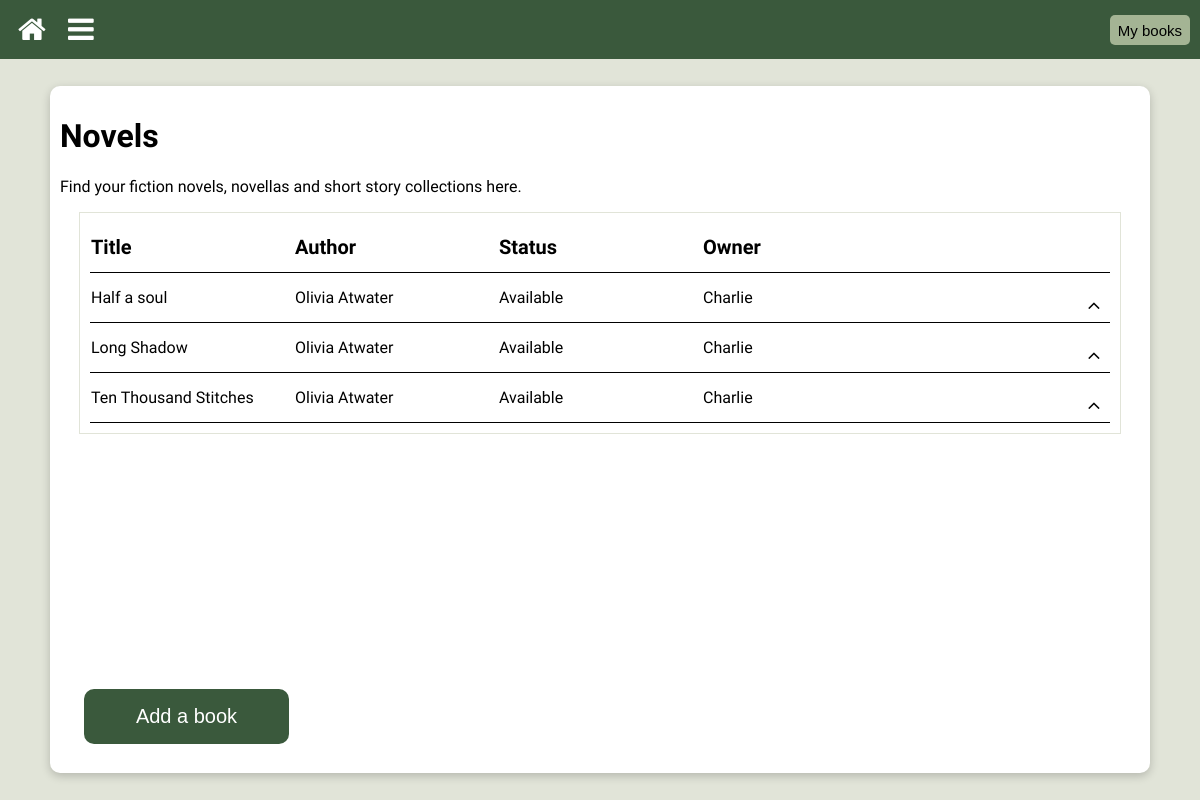
The page /novel/romance (signed in) on the database as committed earlier.
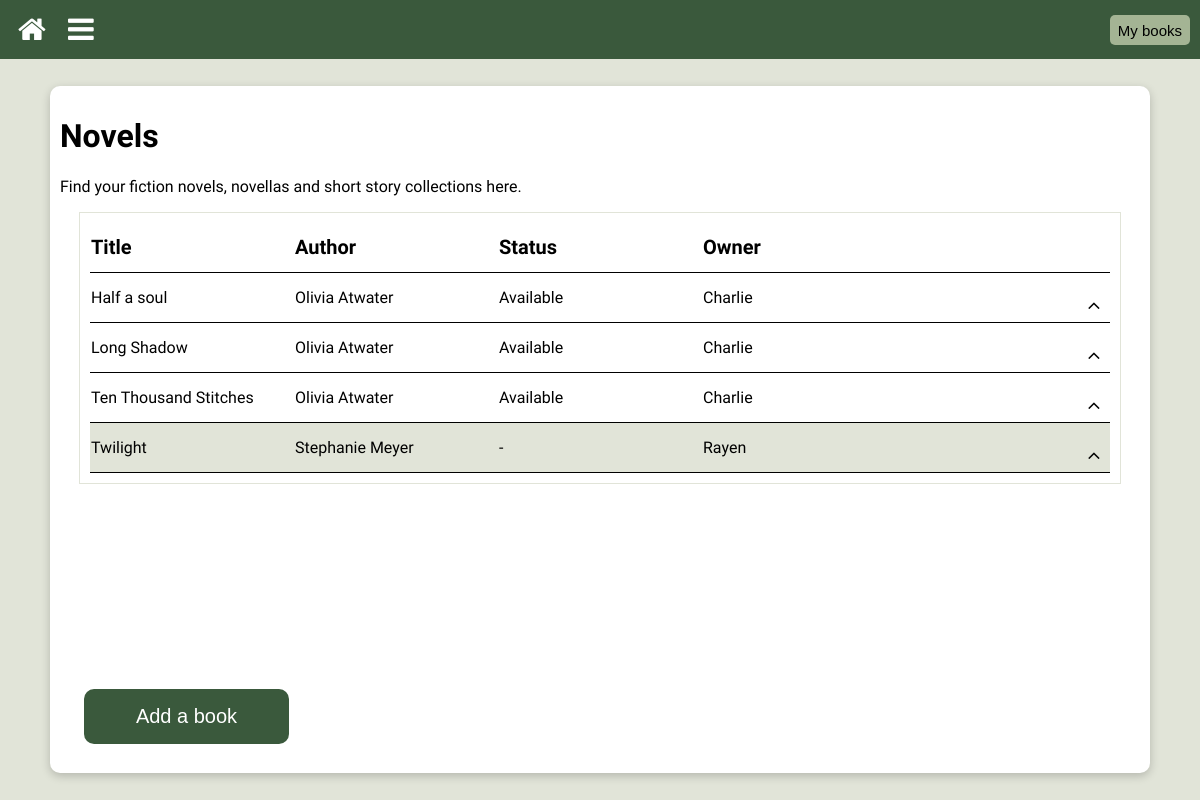
The same page on the database as committed later.
### library/models.py (models this page shows, shortened)
class Book(models.Model):
    STATUS_CHOICES = {
        "Y" : "Available",
        "O" : "On Loan",
        "R" : "Reserved",
        "U" : "Unavailable",
    }
    PERSON_CHOICES = {
        "R" : "Rayen",
        "D" : "Don",
        "C" : "Charlie",
        "S" : "Sam",
        "H" : "Honey",
        "A" : "Ash",
        "O" : "Soph",
        "N" : "None",
    }
    title = models.CharField(max_length=200, blank=True)
    author = models.CharField(max_length=200, blank=True)
    booktype = models.ForeignKey(BookType, on_delete=models.CASCADE, related_name='books')
    genre = models.ForeignKey(Genre, on_delete=models.CASCADE, related_name='books')
    owner = models.CharField(max_length=1, choices=PERSON_CHOICES, default="N")
    blurb = models.CharField(max_length=1000, blank=True, default='')
    tags = TaggableManager()
    status = models.CharField(max_length=1, choices=STATUS_CHOICES, default="Available")
    borrower = models.CharField(max_length=1, choices=PERSON_CHOICES, default="N")
    series = models.ForeignKey(BookSeries, on_delete=models.CASCADE, blank=True, default=2)
    volume = models.IntegerField(blank=True, default=0)
    class Meta:
        ordering = ['title']

### library/views.py (the view)
# urls.py: path("<slug:booktype>", views.list),
@login_required(login_url="/login/")
def list(request, booktype="all", genre=None):
    template = loader.get_template('list.html')
    list_context = get_list_context(booktype, genre)
    context = header_context | list_context
    return HttpResponse(template.render(context, request))

### library/contexts.py (called while the page is built)
def get_series_author(book_list):
    author = book_list[0].author
    for book in book_list:
        if book.author != author:
            author = "Multiple"
            break
    return author

def get_series_owner(book_list):
    owner = book_list[0].get_owner_display()
    for book in book_list:
        if book.get_owner_display() != owner:
            owner = "Multiple"
            break
    return owner

def get_list_context(booktype_url, genre_url):
    context = list_context_base[booktype_url]
    if booktype_url == "all":
        context['list'] = get_book_list(None, None, None)
    else:
        booktype = booktype_url.title()
        if genre_url:
            genre = genre_url.title().replace('_', ' ')
            context['list'] = get_book_list(booktype, genre, None)
        else:
            context['list'] = get_book_list(booktype, None, None)
    return context

### library/models.py (called while the page is built)
    @property
    def url(self):
        return f'{self.booktype}'.lower()

    def __str__(self):
        return f'{self.booktype}'

    @property
    def url(self):
        genre_str = f'{self.genre}'
        return '_'.join(re.findall(r'\w+', genre_str)).lower()

### templates/list.html (shortened to what this page needs)
{% extends "base.html" %}
{% load static %}
{% block container %}list{% endblock %}
{% load lib_tags %}
{% block content %}
    <div class="main">
        <div class="text-container">
            <h1>{{ title }}</h1>
            <p>{{ intro }}</p>
            <div class="list-container">
            <table class="list-table">
                <tr class="header-row">
                    <th>Title</th>
                    <th>Author</th>
                    <th>Status</th>
                    <th>Owner</th>
                    <th></th>
                </tr>
                {% if list %}
                    {% for item in list %}
                        {% if item|get_value:'isSeries' == False %}
                            {% for book in item|get_value:'seriesBooks' %} {% include "book_item.html" %} {% endfor %}
                        {% else %}
                            <tr id="row_{{ forloop.counter }}" class="collapsed-row sublist">
                                <td>{{ item|get_value:'name' }}</td>
                                <td>{{ item|get_value:'author' }}</td>
                                <td>-</td>
                                <td>{{ item|get_value:'owner' }}</td>
                                <td>
                                    <button class="iconbtn iconbtn-small action" expanded="false" id="{{ forloop.counter }}" onclick="toggle_series(this.id)"><i class="fa black fa-angle-up" id="icon_{{ forloop.counter }}"></i></button>
                                </td>
                            </tr>
                        {% endif %}
                    {% endfor %}
                {% else %}
                   <tr>
                     <td class="list-no-items">No items have been added for this section yet :(</td>
                   </tr>
                {% endif %}
        </table>
        </div>
        <button class="text-button text-large add-book" onclick="window.location.href='/book';">Add a book</button>
        </div>
    </div>
{% endblock %}

### templates/book_item.html (shortened to what this page needs)
<tr id="row_{{ book.id }}" class="collapsed-row">
    <td>{{ book.title }}</td>
    <td>{{ book.author }}</td>
    <td>{{ book.get_status_display }}</td>
    <td>{{ book.get_owner_display }}</td>
    <td>
        <button class="iconbtn iconbtn-small action" expanded="false" id="{{ book.id }}" onclick="toggle_book(this.id)"><i class="fa black fa-angle-up" id="icon_{{ book.id }}"></i></button>
    </td>
</tr>

Rows that differ between the two databases and show on the page:
added Book: title "Twilight", author "Stephanie Meyer", item "Rayen", shown under "Novels"
